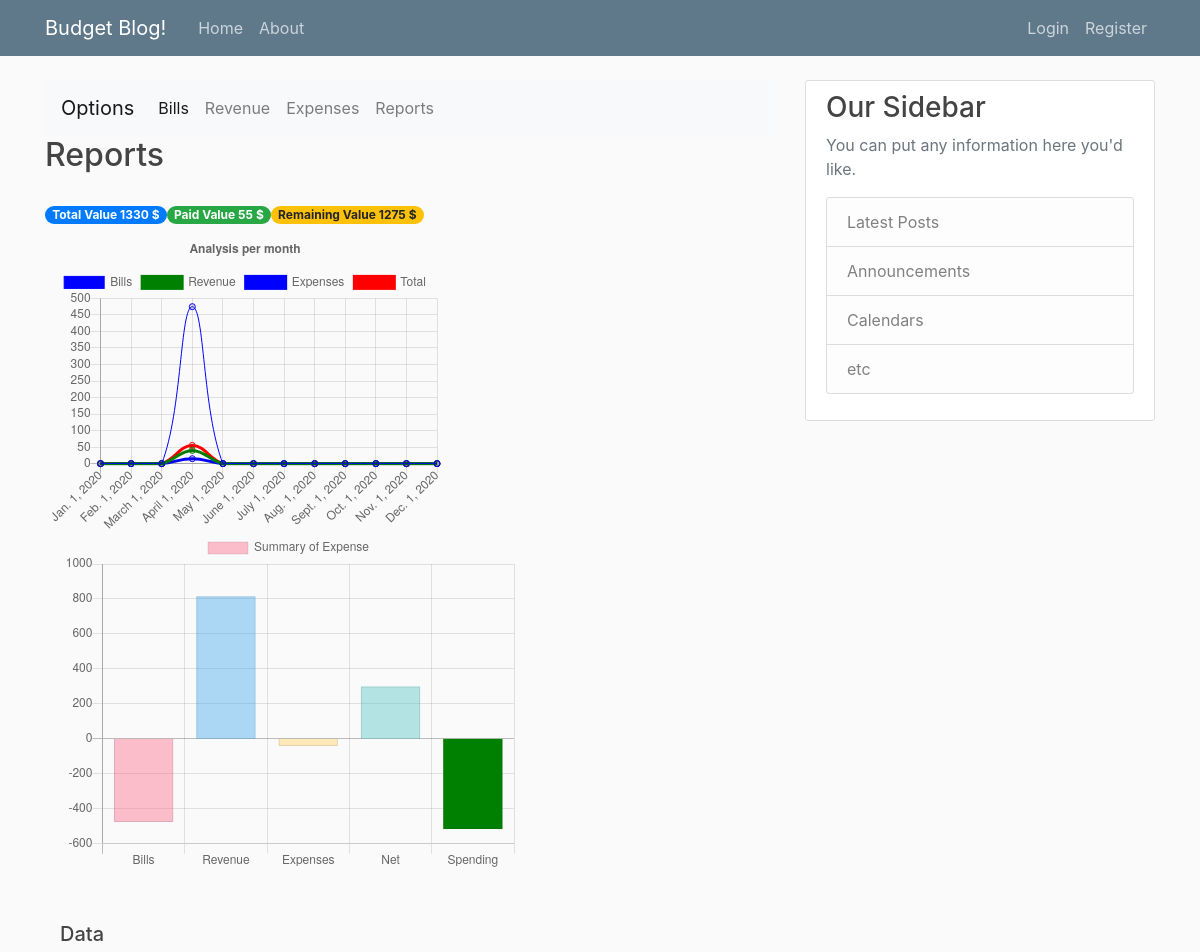
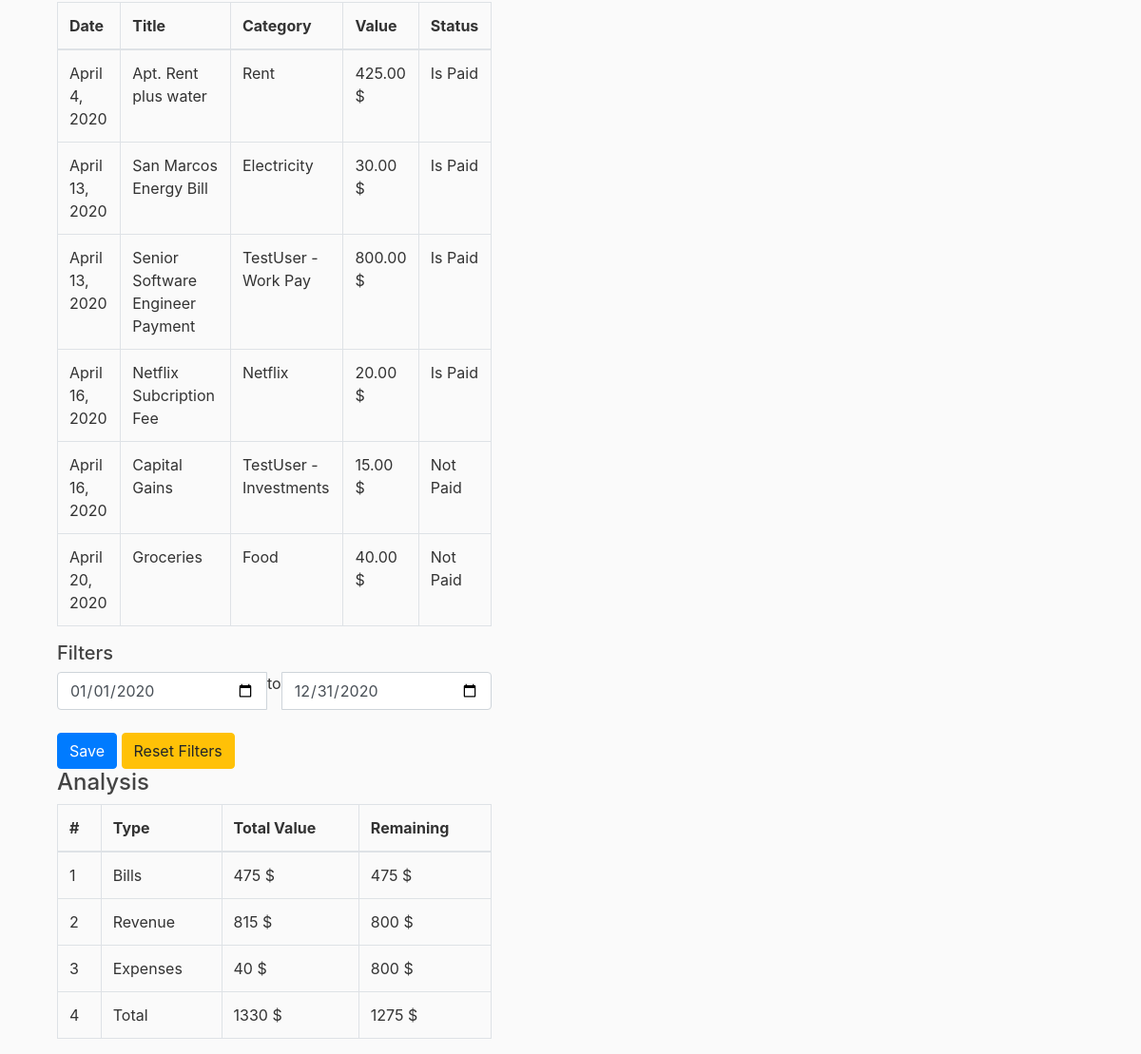
Page /reports/ on the earlier database version (2 pictures, top to bottom).
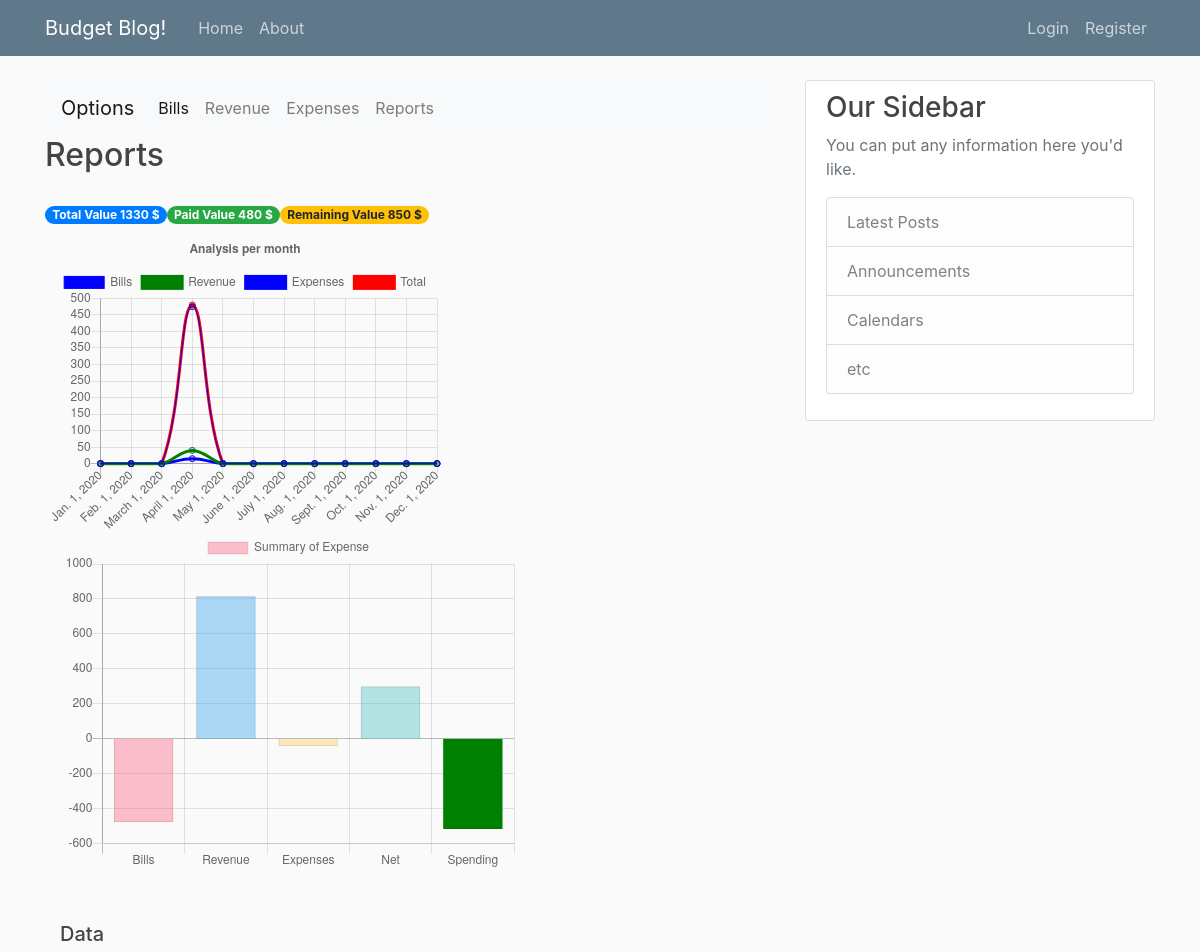
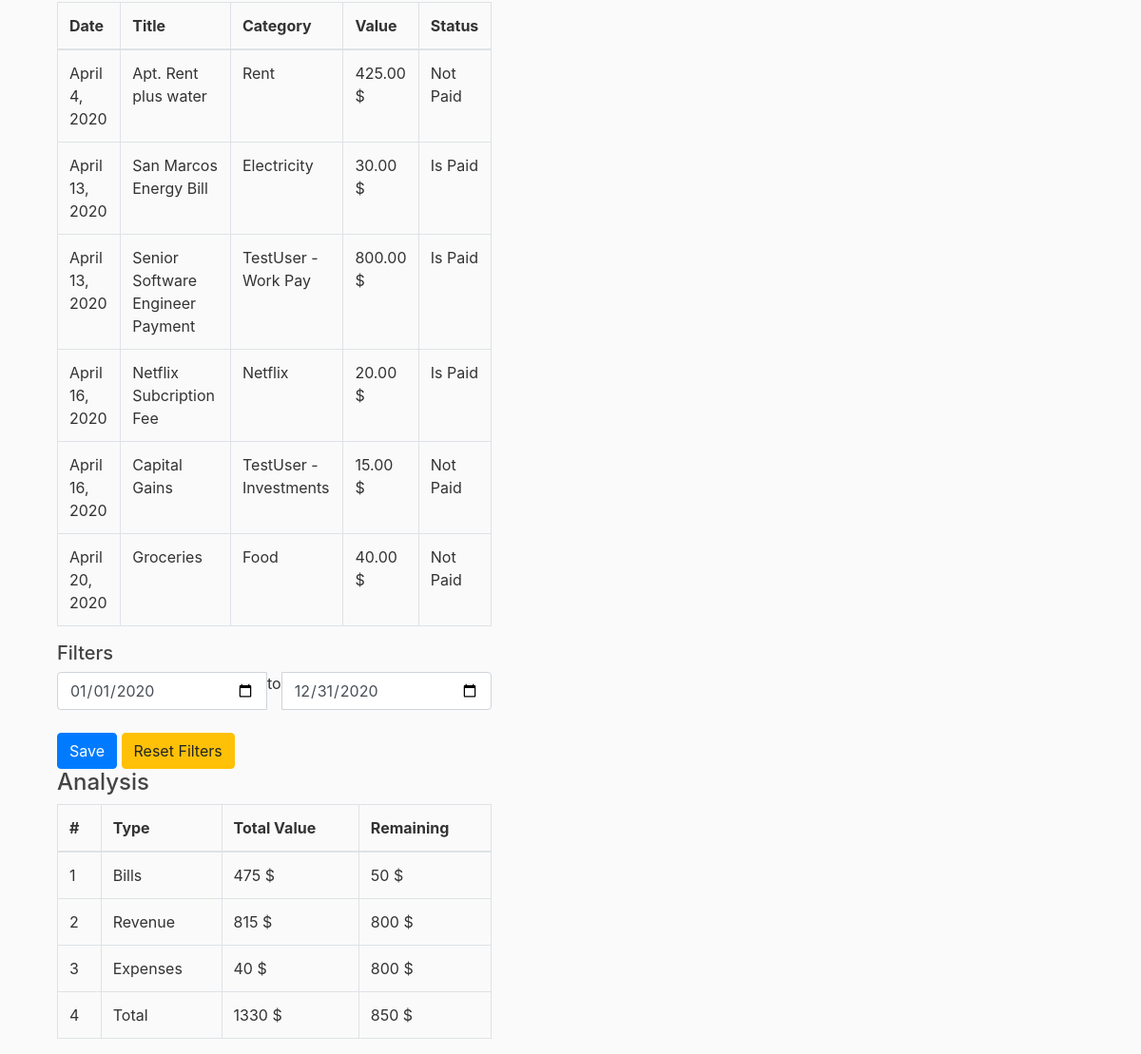
Same page on the later database version (2 pictures, top to bottom).
### blog/models.py (models this page shows, shortened)
class DefaultExpenseModel(models.Model):
    title = models.CharField(max_length=100, blank=True, null=True)
    date_expired = models.DateField()
    final_value = models.DecimalField(default=0, decimal_places=2, max_digits=20)
    paid_value = models.DecimalField(default=0, decimal_places=2, max_digits=20)
    is_paid = models.BooleanField(default=False)
    payment_method = models.ForeignKey(PaymentMethod, null=True, on_delete=models.SET_NULL)
    objects = models.Manager()
    my_query = GeneralManager()
    class Meta:
        abstract = True
    def tag_final_value(self):
        return f'{self.final_value} {CURRENCY}'
    tag_final_value.short_description = 'Value'
    def tag_is_paid(self):
        return 'Is Paid' if self.is_paid else 'Not Paid'
    tag_is_paid.short_description = 'Paid'
    @staticmethod
    def analysis(queryset):
        total_value = queryset.aggregate(Sum('final_value'))['final_value__sum'] if queryset else 0
        paid_value = queryset.filter(is_paid=False).aggregate(Sum('final_value'))['final_value__sum']\
            if queryset.filter(is_paid=False) else 0
        diff = total_value - paid_value
        category_analysis = queryset.values('category__title').annotate(total_value=Sum('final_value'),
                                                                       remaining=Sum(F('final_value')-F('paid_value'))
                                                                       ).order_by('remaining')
        return [total_value, paid_value, diff, category_analysis]

class Bill(DefaultExpenseModel):
    category = models.ForeignKey(BillCategory, null=True, on_delete=models.SET_NULL, related_name='bills')
    class Meta:
        verbose_name_plural = '2. Bills'
        ordering = ['-date_expired']
    def tag_category(self):
        return f'{self.category}'

class BillCategory(models.Model):
    title = models.CharField(unique=True, max_length=150)
    balance = models.DecimalField(default=0, max_digits=20, decimal_places=2)
    class Meta:
        verbose_name_plural = '1. Bill Category'
    def __str__(self):
        return self.title
    def tag_balance(self):
        return f'{self.balance} {CURRENCY}'
    tag_balance.short_description = 'Value'

### blog/views.py (the view)
# urls.py: path('reports/', report_view, name='reports_view'),
def report_view(request):
    startDate = request.GET.get('startDate', '2020-01-01')
    endDate = request.GET.get('endDate', '2020-12-31')
    if startDate > endDate:
        startDate , endDate = '2020-01-01', '2020-12-31'
    date_start = datetime.datetime.strptime(startDate, '%Y-%m-%d').date()
    date_end = datetime.datetime.strptime(endDate, '%Y-%m-%d').date()
    bills = Bill.my_query.get_queryset().filter_by_date(date_start, date_end)
    payrolls = Payroll.my_query.get_queryset().filter_by_date(date_start, date_end)
    expenses = GenericExpense.my_query.get_queryset().filter_by_date(date_start, date_end)
    queryset = sorted(chain(bills, payrolls, expenses),
                    key=lambda instance: instance.date_expired
                    )
    bill_total_value, bill_paid_value, bill_diff, bill_category_analysis = DefaultExpenseModel.analysis(bills)
    payroll_total_value, payroll_paid_value, payroll_diff, bill_category_analysis = DefaultExpenseModel.analysis(payrolls)
    expense_total_value, expense_paid_value, expense_diff, expense_category_analysis = DefaultExpenseModel.analysis(expenses)
    bill_by_month, payroll_by_month, expenses_by_month, totals_by_month = [], [], [],[]
    months_list = []
    while date_start < date_end:
        months_list.append(date_start)
        date_start += relativedelta(months=1)
    for date in months_list:
        start = date.replace(day=1)
        next_month = date.replace(day=28) + datetime.timedelta(days=4)
        days = int(str(next_month).split('-')[-1])
        end = next_month - datetime.timedelta(days=days)
        print(next_month, end)
        this_month_bill_queryset = bills.filter(date_expired__range=[start, end])
        this_month_bills = DefaultExpenseModel.analysis(this_month_bill_queryset)
        this_month_payroll_queryset = payrolls.filter(date_expired__range=[start, end])
        this_month_payroll = DefaultExpenseModel.analysis(this_month_payroll_queryset)
        this_month_expense_queryset = expenses.filter(date_expired__range=[start, end])
        this_month_expense = DefaultExpenseModel.analysis(this_month_expense_queryset)
        bill_by_month.append(this_month_bills)
        payroll_by_month.append(this_month_expense)
        expenses_by_month.append(this_month_payroll)
        totals_by_month.append([this_month_bills[0] + this_month_expense[0] + this_month_payroll[0],
                                this_month_bills[1] + this_month_expense[1] + this_month_payroll[1],
                                this_month_bills[2] + this_month_expense[2] + this_month_payroll[2]
                                ])
    totals = [payroll_total_value + bill_total_value + expense_total_value,
              bill_paid_value + payroll_paid_value + expense_paid_value,
              bill_diff + payroll_diff + expense_diff
              ]
    currency = CURRENCY
    context = locals()
    return render(request, 'blog/report.html', context=context)

### blog/managers.py (called while the page is built)
    def filter_by_date(self, date_start, date_end):
        return self.filter(date_expired__range=[date_start, date_end])

    def get_queryset(self):
        return GenericQuerySet(self.model, using=self._db)

### blog/models.py (called while the page is built)
    def __str__(self):
        return self.title

    def tag_category(self):
        return f'{self.person} - {self.category}'

    def __str__(self):
        return self.title

    def tag_category(self):
        return f'{self.category}'

### blog/templates/blog/report.html (shortened to what the changed rows need)
{% extends "blog/budget_view.html" %}
{% block container %}
    <div class="row">
        <h2 class="center">Reports</h2>
    </div>
        <br>
    <div class="row">
        <label class="badge badge-pill badge-primary">Total Value {{ totals.0 }} {{ currency }}</label>
        <label class="badge badge-pill badge-success">Paid Value {{ totals.1 }} {{ currency }}</label>
        <label class="badge badge-pill badge-warning">Remaining Value {{ totals.2 }} {{ currency }}</label>
    </div>
    <div class="row">
        <div class="col-16"><canvas id="myChart" width="400" height="300"></canvas></div>
    </div>
    <br> <br>
    <div class="row">
        <div class="col-8">
            <table class="table table-bordered">
                <thead>
                    <tr>
                        <th>Date</th>
                        <th>Title</th>
                        <th>Category</th>
                        <th>Value</th>
                        <th>Status</th>
                    </tr>
                </thead>
                <tbody>
                    {% for order in queryset %}
                    <tr>
                        <td>{{ order.date_expired|date }}</td>
                        <td>{{ order.title }}</td>
                        <td>{{ order.tag_category }}</td>
                        <td>{{ order.tag_final_value }}</td>
                        <td class="warning">{{ order.tag_is_paid }}</td>
                    </tr>
                    {% empty %}
                        <tr></tr>
                    {% endfor %}
                </tbody>
            </table>
        </div>
        <div class="col-8">
            <table class="table table-bordered">
                <thead>
                    <tr>
                        <th>#</th>
                        <th>Type</th>
                        <th>Total Value</th>
                        <th>Remaining</th>
                    </tr>
                </thead>
                <tbody>
                    <tr>
                        <td>1</td>
                        <td>Bills</td>
                        <td>{{ bill_total_value }} {{ currency }}</td>
                        <td>{{ bill_diff }} {{ currency }}</td>
                    </tr>
                    <tr>
                        <td>4</td>
                        <td>Total</td>
                        <td>{{ totals.0 }} {{ currency }}</td>
                        <td>{{ totals.2 }} {{ currency }}</td>
                    </tr>
                </tbody>
            </table>
        </div>
    </div>
{% endblock %}
{% block extra_js %}
    <script>
        var ctx = document.getElementById("myChart0").getContext('2d');
        var myChart = new Chart(ctx, {
            type: 'bar',
            data: {
                labels: ["Bills", "Revenue", "Expenses", "Net", "Spending"],
                datasets: [{
                    label: 'Summary of Expense',
                    fill: false,
                    data: [-{{ bill_total_value }}, {{ payroll_total_value }},
                        -{{ expense_paid_value }}, ({{ payroll_total_value }} - {{ bill_total_value }} -
                        {{ expense_paid_value }}), (-{{ bill_total_value }} - {{ expense_paid_value }})
                    ],
                    backgroundColor: [
                        'rgba(255, 99, 132, 0.4)',
                        'rgba(54, 162, 235, 0.4)',
                        'rgba(255, 206, 86, 0.4)',
                        'rgba(75, 192, 192, 0.4)',
                        'green',
                        'red'
                    ],
                    borderWidth: 1
                }]
            },
            options: {
                scales: {
                    yAxes: [{
                        ticks: {
                            beginAtZero:true
                        }
                    }]
                }
            }
        });
    </script>
{% endblock %}

Differences in the rows shown:
changed Bill "Apt. Rent plus water": tag_is_paid "Is Paid" → "Not Paid"
Other differences:
{{ totals.1 }}: "55" → "480"
{{ totals.2 }}: "1275" → "850"
chart data {{ month.1 }}: 0, 0, 0, 55, 0, 0, 0, 0, 0, 0, 0 → 0, 0, 0, 480, 0, 0, 0, 0, 0, 0, 0
{{ bill_diff }}: "475" → "50"
